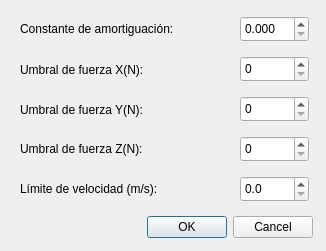
<?xml version="1.0" encoding="UTF-8"?>
<ui version="4.0">
 <class>Conf_admitancia</class>
 <widget class="QDialog" name="Conf_admitancia">
  <property name="geometry">
   <rect>
    <x>0</x>
    <y>0</y>
    <width>326</width>
    <height>251</height>
   </rect>
  </property>
  <property name="windowTitle">
   <string>Configurar control de admitancia</string>
  </property>
  <widget class="QDoubleSpinBox" name="constante_c">
   <property name="geometry">
    <rect>
     <x>240</x>
     <y>16</y>
     <width>69</width>
     <height>26</height>
    </rect>
   </property>
   <property name="wrapping">
    <bool>false</bool>
   </property>
   <property name="readOnly">
    <bool>false</bool>
   </property>
   <property name="accelerated">
    <bool>true</bool>
   </property>
   <property name="prefix">
    <string/>
   </property>
   <property name="decimals">
    <number>3</number>
   </property>
   <property name="minimum">
    <double>0.000000000000000</double>
   </property>
   <property name="maximum">
    <double>1.000000000000000</double>
   </property>
   <property name="singleStep">
    <double>0.010000000000000</double>
   </property>
   <property name="stepType">
    <enum>QAbstractSpinBox::AdaptiveDecimalStepType</enum>
   </property>
  </widget>
  <widget class="QDoubleSpinBox" name="umbral_fx">
   <property name="geometry">
    <rect>
     <x>240</x>
     <y>56</y>
     <width>69</width>
     <height>26</height>
    </rect>
   </property>
   <property name="decimals">
    <number>0</number>
   </property>
   <property name="maximum">
    <double>1000.000000000000000</double>
   </property>
   <property name="singleStep">
    <double>1.000000000000000</double>
   </property>
   <property name="stepType">
    <enum>QAbstractSpinBox::AdaptiveDecimalStepType</enum>
   </property>
  </widget>
  <widget class="QDoubleSpinBox" name="umbral_fy">
   <property name="geometry">
    <rect>
     <x>240</x>
     <y>96</y>
     <width>69</width>
     <height>26</height>
    </rect>
   </property>
   <property name="decimals">
    <number>0</number>
   </property>
   <property name="maximum">
    <double>1000.000000000000000</double>
   </property>
   <property name="singleStep">
    <double>1.000000000000000</double>
   </property>
   <property name="stepType">
    <enum>QAbstractSpinBox::AdaptiveDecimalStepType</enum>
   </property>
  </widget>
  <widget class="QDoubleSpinBox" name="umbral_fz">
   <property name="geometry">
    <rect>
     <x>240</x>
     <y>136</y>
     <width>69</width>
     <height>26</height>
    </rect>
   </property>
   <property name="decimals">
    <number>0</number>
   </property>
   <property name="maximum">
    <double>1000.000000000000000</double>
   </property>
   <property name="singleStep">
    <double>1.000000000000000</double>
   </property>
   <property name="stepType">
    <enum>QAbstractSpinBox::AdaptiveDecimalStepType</enum>
   </property>
  </widget>
  <widget class="QLabel" name="label">
   <property name="geometry">
    <rect>
     <x>20</x>
     <y>20</y>
     <width>201</width>
     <height>17</height>
    </rect>
   </property>
   <property name="text">
    <string>Constante de amortiguación:</string>
   </property>
  </widget>
  <widget class="QLabel" name="label_2">
   <property name="geometry">
    <rect>
     <x>20</x>
     <y>61</y>
     <width>201</width>
     <height>17</height>
    </rect>
   </property>
   <property name="text">
    <string>Umbral de fuerza X(N):</string>
   </property>
  </widget>
  <widget class="QLabel" name="label_3">
   <property name="geometry">
    <rect>
     <x>20</x>
     <y>101</y>
     <width>201</width>
     <height>17</height>
    </rect>
   </property>
   <property name="text">
    <string>Umbral de fuerza Y(N):</string>
   </property>
  </widget>
  <widget class="QLabel" name="label_4">
   <property name="geometry">
    <rect>
     <x>20</x>
     <y>140</y>
     <width>201</width>
     <height>17</height>
    </rect>
   </property>
   <property name="text">
    <string>Umbral de fuerza Z(N):</string>
   </property>
  </widget>
  <widget class="QDialogButtonBox" name="aceptar">
   <property name="geometry">
    <rect>
     <x>138</x>
     <y>215</y>
     <width>175</width>
     <height>25</height>
    </rect>
   </property>
   <property name="standardButtons">
    <set>QDialogButtonBox::Cancel|QDialogButtonBox::Ok</set>
   </property>
  </widget>
  <widget class="QDoubleSpinBox" name="lim_velocidad">
   <property name="geometry">
    <rect>
     <x>240</x>
     <y>176</y>
     <width>69</width>
     <height>26</height>
    </rect>
   </property>
   <property name="decimals">
    <number>1</number>
   </property>
   <property name="maximum">
    <double>100.000000000000000</double>
   </property>
   <property name="singleStep">
    <double>1.000000000000000</double>
   </property>
   <property name="stepType">
    <enum>QAbstractSpinBox::AdaptiveDecimalStepType</enum>
   </property>
  </widget>
  <widget class="QLabel" name="label_5">
   <property name="geometry">
    <rect>
     <x>20</x>
     <y>180</y>
     <width>201</width>
     <height>17</height>
    </rect>
   </property>
   <property name="text">
    <string>Límite de velocidad (m/s):</string>
   </property>
  </widget>
 </widget>
 <resources/>
 <connections/>
</ui>
